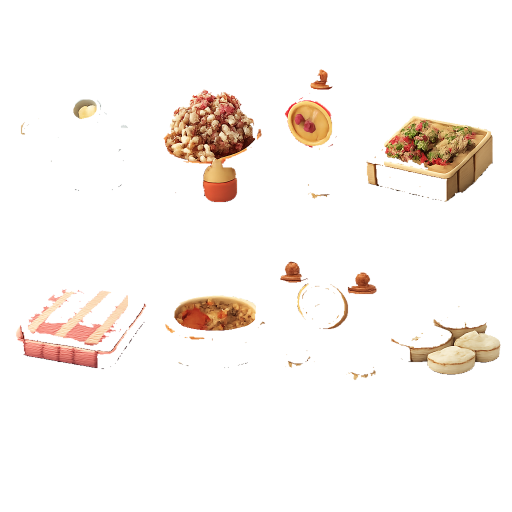
#> input picture docs/collaboration/round172_visual_rebuild_asset_generation/home_yard_props/home_yard_props_extracted_alpha.png, 1024 x 1024 px, given in place of home_yard_prop_01_128x128.png, which was not available (shown at 1/2 size)
$ python build_final_home_yard_props_manifest.py
#> lines starting #> are read from the running program, lines starting #| are printed output that depends on the picture; pictures that were not available may be replaced by others from this repository, and a replacement may not be noted
#!/usr/bin/env python3
"""Build the final Round172 home yard props atlas, proof, and manifest."""

from __future__ import annotations

import json
from collections import deque
from pathlib import Path

from PIL import Image, ImageDraw, ImageFont


ASSET_DIR = Path("assets/art/visual_rebuild/round172/home_yard_props")
NORMALIZED_DIR = ASSET_DIR / "normalized_128x128"
ATLAS_PATH = ASSET_DIR / "home_yard_props_128x128_atlas.png"
PROOF_PATH = ASSET_DIR / "home_yard_props_128x128_proof.png"
MANIFEST_PATH = ASSET_DIR / "home_yard_props_manifest.json"
SOURCE_PATH = Path("docs/collaboration/round172_visual_rebuild_asset_generation/home_yard_props/home_yard_props_raw_chroma_ff00ff_flat_v3.png")
SOURCE_ALPHA_PATH = ASSET_DIR / "home_yard_props_raw_chroma_ff00ff_flat_v3_chroma_alpha.png"
CELL_SIZE = 128
PIVOT = (64, 118)
ITEMS = [
    ("home_yard_prop.watering_can", "watering can", "home_yard_prop_01_128x128.png"),
    ("home_yard_prop.flower_pot_cluster", "flower pot cluster", "home_yard_prop_02_128x128.png"),
    ("home_yard_prop.tiny_birdhouse", "tiny birdhouse", "home_yard_prop_03_128x128.png"),
    ("home_yard_prop.garden_bed", "garden bed", "home_yard_prop_04_128x128.png"),
    ("home_yard_prop.folded_picnic_cloth", "folded picnic cloth", "home_yard_prop_05_128x128.png"),
    ("home_yard_prop.pet_bowl", "pet bowl", "home_yard_prop_06_128x128.png"),
    ("home_yard_prop.laundry_line_post", "laundry line post", "home_yard_prop_07_128x128.png"),
    ("home_yard_prop.stepping_stones", "small stepping stones", "home_yard_prop_08_128x128.png"),
]


def component_count(alpha: Image.Image, threshold: int = 48, min_area: int = 8) -> int:
    width, height = alpha.size
    pixels = alpha.load()
    seen = [bytearray(width) for _ in range(height)]
    count = 0
    for sy in range(height):
        for sx in range(width):
            if seen[sy][sx] or pixels[sx, sy] < threshold:
                continue
            queue = deque([(sx, sy)])
            seen[sy][sx] = 1
            area = 0
            while queue:
                x, y = queue.popleft()
                area += 1
                for nx, ny in ((x + 1, y), (x - 1, y), (x, y + 1), (x, y - 1)):
                    if 0 <= nx < width and 0 <= ny < height and not seen[ny][nx] and pixels[nx, ny] >= threshold:
                        seen[ny][nx] = 1
                        queue.append((nx, ny))
            if area >= min_area:
                count += 1
    return count


def edge_touch_count(alpha: Image.Image) -> dict[str, int]:
    width, height = alpha.size
    pixels = alpha.load()
    return {
        "top": sum(1 for x in range(width) if pixels[x, 0] > 0),
        "bottom": sum(1 for x in range(width) if pixels[x, height - 1] > 0),
        "left": sum(1 for y in range(height) if pixels[0, y] > 0),
        "right": sum(1 for y in range(height) if pixels[width - 1, y] > 0),
    }


def visible_key_pixel_count(image: Image.Image) -> int:
    rgba = image.convert("RGBA")
    pixels = rgba.load()
    count = 0
    for y in range(rgba.height):
        for x in range(rgba.width):
            red, green, blue, alpha = pixels[x, y]
            if alpha > 0 and red > 210 and blue > 210 and green < 80:
                count += 1
    return count


def load_font(size: int) -> ImageFont.ImageFont | ImageFont.FreeTypeFont:
    font_path = Path("/usr/share/fonts/truetype/dejavu/DejaVuSans.ttf")
    if font_path.exists():
        return ImageFont.truetype(str(font_path), size)
    return ImageFont.load_default()


def build_proof(atlas: Image.Image) -> None:
    proof = Image.new("RGBA", atlas.size, (238, 238, 232, 255))
    draw = ImageDraw.Draw(proof)
    for y in range(0, atlas.height, 16):
        for x in range(0, atlas.width, 16):
            if (x // 16 + y // 16) % 2:
                draw.rectangle([x, y, x + 15, y + 15], fill=(225, 225, 218, 255))
    proof.alpha_composite(atlas)
    font = load_font(10)
    for index in range(8):
        column = index % 4
        row = index // 4
        x0 = column * CELL_SIZE
        y0 = row * CELL_SIZE
        x1 = x0 + CELL_SIZE - 1
        y1 = y0 + CELL_SIZE - 1
        px = x0 + PIVOT[0]
        py = y0 + PIVOT[1]
        draw.rectangle([x0, y0, x1, y1], outline=(52, 84, 120, 255), width=2)
        draw.line([x0, py, x1, py], fill=(220, 80, 70, 220), width=2)
        draw.ellipse([px - 4, py - 4, px + 4, py + 4], fill=(255, 230, 70, 255), outline=(20, 20, 20, 255))
        draw.text((x0 + 4, y0 + 4), str(index + 1), fill=(20, 20, 20, 255), font=font)
    proof.save(PROOF_PATH)


def main() -> None:
    atlas = Image.new("RGBA", (CELL_SIZE * 4, CELL_SIZE * 2), (0, 0, 0, 0))
#> atlas: PIL image 512x256 RGBA; every value is 0
    manifest_items = []
    for index, (logical_id, name, filename) in enumerate(ITEMS, start=1):
        image_path = NORMALIZED_DIR / filename
        image = Image.open(image_path).convert("RGBA")
#> image is the input picture: PIL image 1024x1024 RGBA; mean R, G, B, A 20.2, 14.3, 10.1, 23.2
        column = (index - 1) % 4
        row = (index - 1) // 4
        atlas.alpha_composite(image, (column * CELL_SIZE, row * CELL_SIZE))
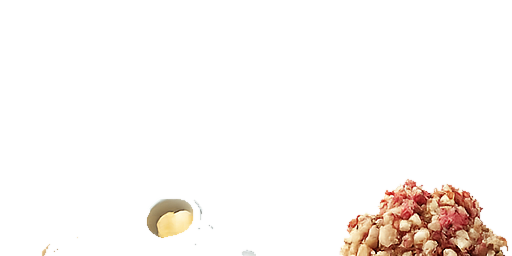
#> atlas: PIL image 512x256 RGBA; mean R, G, B, A 16.7, 12.2, 9.5, 19.9; transparent parts drawn white

        alpha = image.getchannel("A")
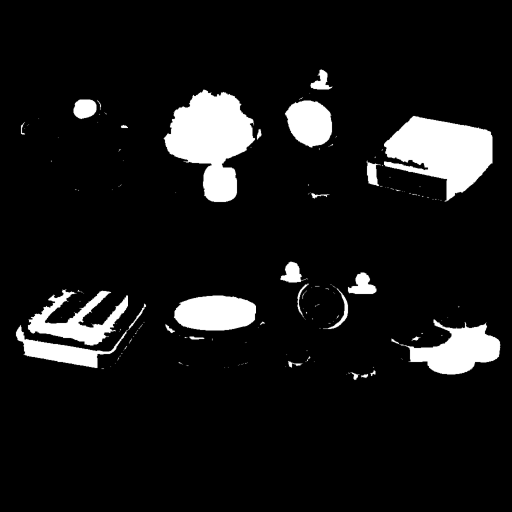
#> alpha: PIL image 1024x1024 L (shown at 1/2 size); min 0, max 255, mean 23.2
        bbox = alpha.getbbox()
#> bbox = (30, 137, 1003, 762)
        edges = edge_touch_count(alpha)
#> edges = {'top': 0, 'bottom': 0, 'left': 0, 'right': 0}
        visible_key = visible_key_pixel_count(image)
#> after the loop in visible_key_pixel_count, `for y in range(rgba.height):`: count = 0
#> visible_key = 0
        has_alpha = image.mode == "RGBA"
#> has_alpha = True
        gate_pass = (
            image.size == (CELL_SIZE, CELL_SIZE)
            and has_alpha
            and bbox is not None
            and visible_key == 0
            and all(value == 0 for value in edges.values())
        )
#> gate_pass = False
        manifest_items.append({
            "index": index,
            "id": logical_id,
            "display_name": name,
            "normalized_png": str(image_path),
            "atlas_cell": {"row": row, "column": column},
            "cell_size": [CELL_SIZE, CELL_SIZE],
            "pivot_px": list(PIVOT),
            "bbox": list(bbox) if bbox else None,
            "edge_touch_count": edges,
            "component_count": component_count(alpha),
            "visible_key_pixel_count": visible_key,
            "has_alpha": has_alpha,
            "status": "pass" if gate_pass else "needs_review",
        })
#> pass 2 of the loop in main, `for index, (logical_id, name, filename) in enumerate(ITEMS, start=1):`:
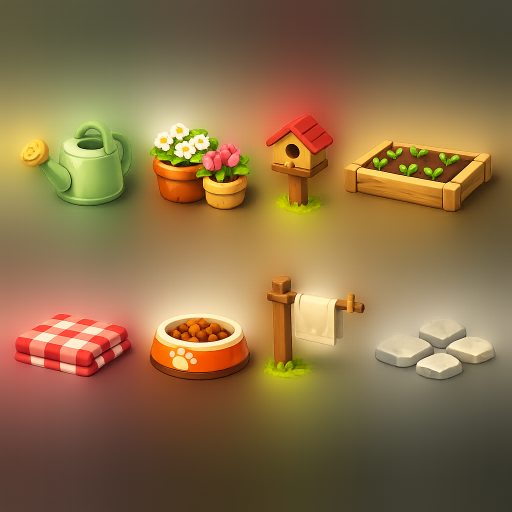
#> input picture docs/collaboration/round172_visual_rebuild_asset_generation/home_yard_props/home_yard_props_raw_chroma_ff00ff.png, 1024 x 1024 px, given in place of home_yard_prop_02_128x128.png, which was not available (shown at 1/2 size)
#> in main, `atlas.alpha_composite(image, (column * CELL_SIZE, row * CELL_SIZE))`:
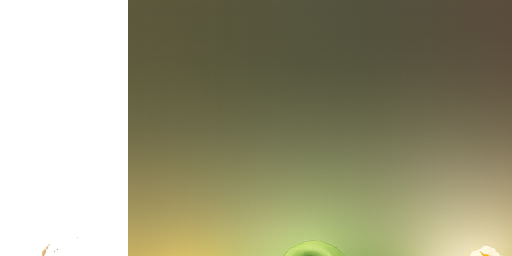
#> atlas: PIL image 512x256 RGBA; mean R, G, B, A 93.6, 91.7, 63.9, 191.3; transparent parts drawn white
#> alpha: PIL image 1024x1024 L; every value is 255
#> bbox = (0, 0, 1024, 1024)
#> edges = {'top': 1024, 'bottom': 1024, 'left': 1024, 'right': 1024}

    atlas.save(ATLAS_PATH)
    build_proof(atlas)
    atlas_visible_key = visible_key_pixel_count(atlas)
    fixed_cell = all(item["cell_size"] == [CELL_SIZE, CELL_SIZE] for item in manifest_items)
    all_alpha = all(item["has_alpha"] for item in manifest_items) and atlas.mode == "RGBA"
    all_bbox = all(item["bbox"] is not None for item in manifest_items)
    all_key_clear = all(item["visible_key_pixel_count"] == 0 for item in manifest_items) and atlas_visible_key == 0
    overall_gate = "pass" if fixed_cell and all_alpha and all_bbox and all_key_clear else "needs_review"

    manifest = {
        "round": "Round172",
        "pack_id": "home_yard_props",
        "status": "normalized_candidate",
        "runtime_boundary": "candidate_only_no_asset_resolver_or_themeprofile_mapping",
        "source": str(SOURCE_PATH),
        "alpha_source": str(SOURCE_ALPHA_PATH),
        "atlas": str(ATLAS_PATH),
        "proof": str(PROOF_PATH),
        "source_grid": {"columns": 4, "rows": 2},
        "cell_size": [CELL_SIZE, CELL_SIZE],
        "atlas_size": [CELL_SIZE * 4, CELL_SIZE * 2],
        "key_color": "#ff00ff",
        "gate_checks": {
            "fixed_cell": fixed_cell,
            "alpha": all_alpha,
            "bbox": all_bbox,
            "visible_key_pixels": atlas_visible_key,
            "visible_key_pixels_zero": all_key_clear,
        },
        "overall_gate": overall_gate,
        "items": manifest_items,
        "notes": [
            "Proof-only asset pack; not wired to runtime mappings.",
            "Generated with local image_generator.js and normalized through chroma-key alpha removal.",
            "Right-edge cross-cell spill was cleared on birdhouse and laundry-line cells before final atlas build."
        ],
    }
    MANIFEST_PATH.write_text(json.dumps(manifest, ensure_ascii=False, indent=2) + "\n", encoding="utf-8")
    print(json.dumps({
        "atlas": str(ATLAS_PATH),
        "proof": str(PROOF_PATH),
        "manifest": str(MANIFEST_PATH),
        "overall_gate": overall_gate,
        "gate_checks": manifest["gate_checks"],
        "item_status": [item["status"] for item in manifest_items],
    }, indent=2))


if __name__ == "__main__":
#> (the run stopped early here; a loop or call above may not have finished)
